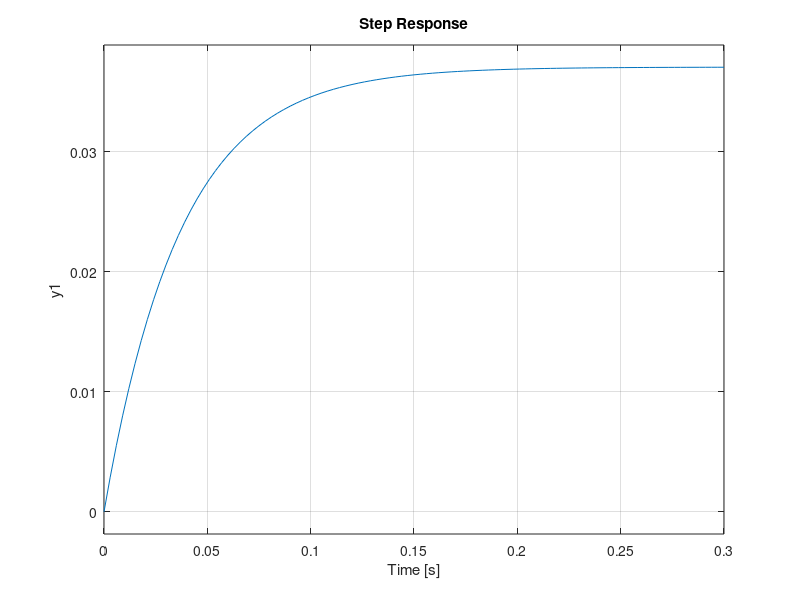
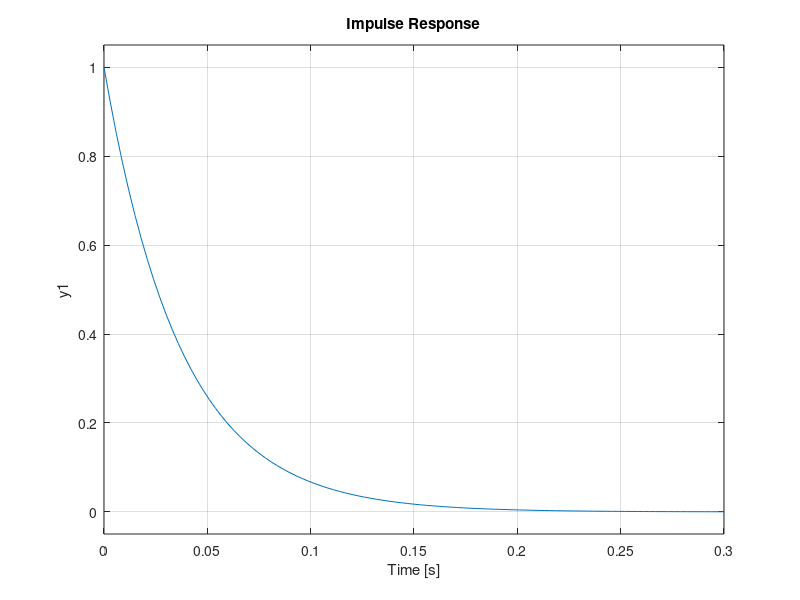
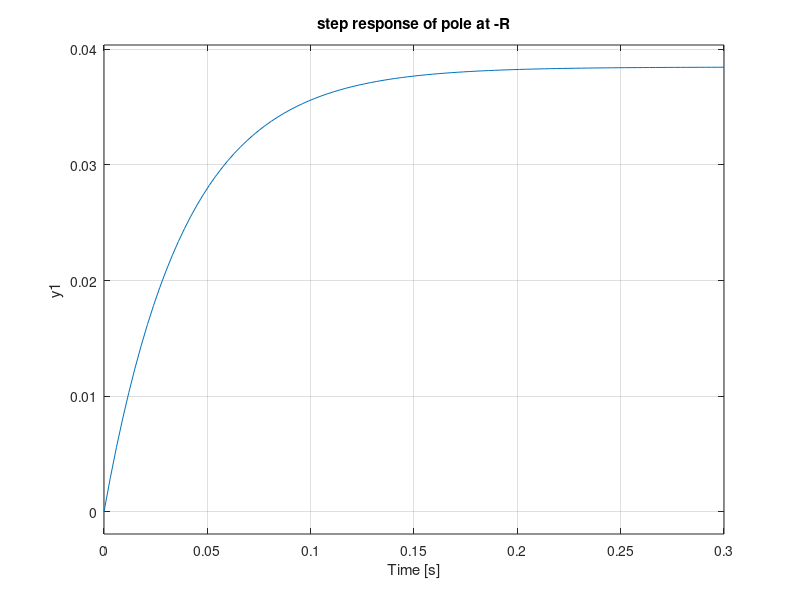
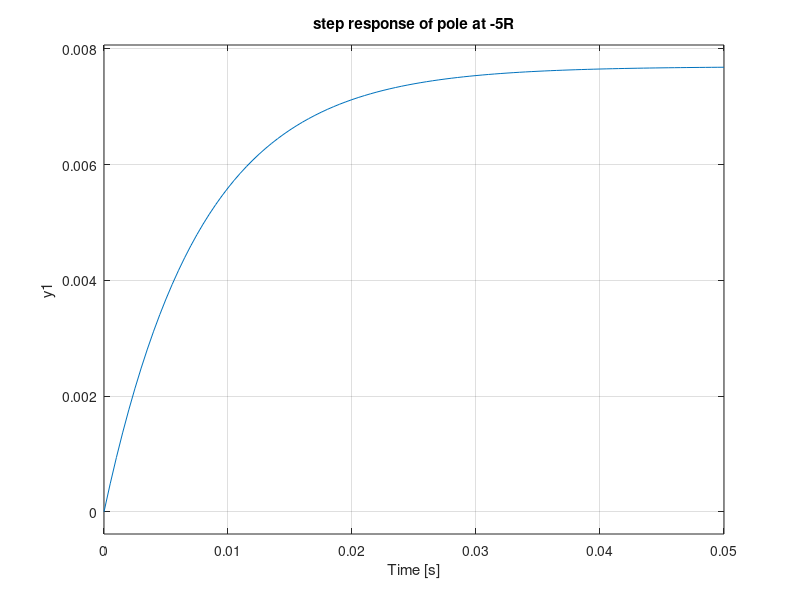

Reproduce these figures in MATLAB, in order.
%% step response of a unit feedback system
%% G(s)=1/(s+26)
a=[0 1];
b=[1 26];
c=tf(a,b)
d=feedback(c,1)
figure(1)
step(d);

%% impulse response of a unit feedback system
%% G(s)=1/(s+26)
a1=[0 1];
b1=[1 26];
c1= tf(a1,b1)
d1=feedback(c1,1)
figure(2);
impulse(d1);


%% step response of first order unity feedback system
%% pole at -R
a2=1;
r=26;
b2=[1 r];
c2=tf(a2,b2)
figure(3)
step(c2);
title('step response of pole at -R')

%% step response of dfirst order unity feedbacksystem
%% pole at -5R
a3=1;
r=26;
b3=[1 5*r];
c3=tf(a3,b3)
figure(4)
step(c3);
title('step response of pole at -5R')

%% step response of first order unity feedback system
%% placing pole at - 1/R
a4=1;
R=26;
b4=[1,1/R];
c4=tf(a4,b4)
figure(5)
step(c4);
title('step response of pole at -1/R')

 %% step response for first order unity feedback system 
%% placing zero at -5R
r=26;
a5=[1 5*r];
b5=[1 1];
c5=tf(a5,b5)
figure(6)
step(c5);
title('step response of zero at -5R')

%% step response of first order unity feedback system
%% placing zero to a transfer function at -R
r=26;
a6=[1 r]
b6=[1 1];
c6=tf(a6,b6)
figure(7)
step(c6);
title('step response of zero at -R')

%% step response of first order unity feedback system
%% placing zeros for transfer function 1/(1+s) at - inverse R
r=26;
a7=[1 1/r];
b7=[1 1];
c7=tf(a7,b7)
figure(8)
step(c7)
title('step response of zero at -1/R')

%% placing zero at 1/R and -5R
r=26;
a8=[1 129.9615 -5];
b8=[1 2 1];
c8=tf(a8,b8)
figure(9)
step(c8)
title('step response of zero at 1/R and 5R')
